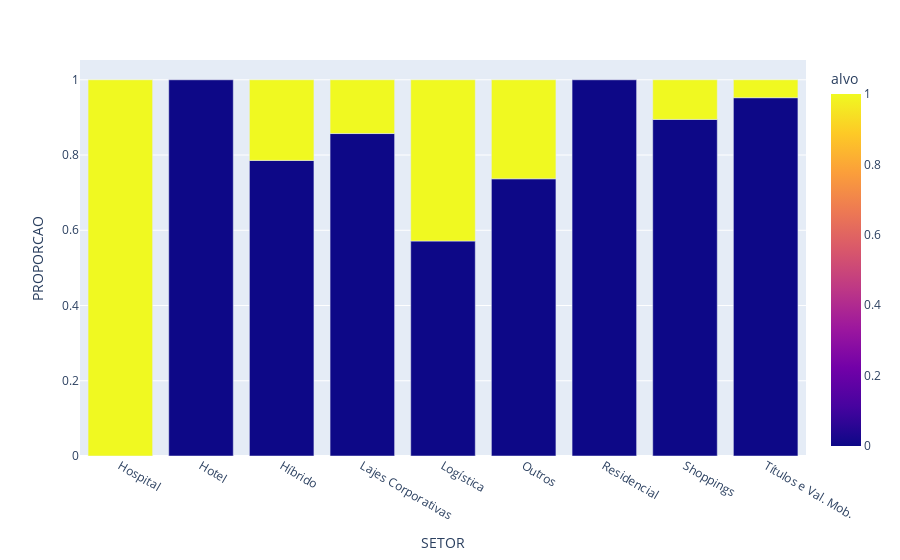

Notebook cell for this chart:
### Code cell
px.bar(results,x='SETOR',y='PROPORCAO',color="alvo",barmode='group')

### Figure 1 — Plotly figure (JSON) as saved in the notebook; plotly's stock layout.template omitted (floating-point values rounded to 4 significant figures)
{"data": [{"alignmentgroup": "True", "hovertemplate": "SETOR=%{x}<br>PROPORCAO=%{y}<br>alvo=%{marker.color}<extra></extra>", "legendgroup": "", "marker": {"color": [1, 0, 0, 1, 0, 1, 0, 1, 0, 1, 0, 0, 1, 0, 1], "coloraxis": "coloraxis"}, "name": "", "offsetgroup": "", "orientation": "v", "showlegend": false, "textposition": "auto", "type": "bar", "x": ["Hospital", "Hotel", "Híbrido", "Híbrido", "Lajes Corporativas", "Lajes Corporativas", "Logística", "Logística", "Outros", "Outros", "Residencial", "Shoppings", "Shoppings", "Títulos e Val. Mob.", "Títulos e Val. Mob."], "xaxis": "x", "y": [1, 1, 0.7857, 0.2143, 0.8571, 0.1429, 0.5714, 0.4286, 0.7368, 0.2632, 1, 0.8947, 0.1053, 0.9524, 0.04762], "yaxis": "y"}], "layout": {"barmode": "group", "coloraxis": {"colorbar": {"title": {"text": "alvo"}}, "colorscale": [[0, "#0d0887"], [0.1111, "#46039f"], [0.2222, "#7201a8"], [0.3333, "#9c179e"], [0.4444, "#bd3786"], [0.5556, "#d8576b"], [0.6667, "#ed7953"], [0.7778, "#fb9f3a"], [0.8889, "#fdca26"], [1, "#f0f921"]]}, "legend": {"tracegroupgap": 0}, "margin": {"t": 60}, "xaxis": {"anchor": "y", "domain": [0, 1], "title": {"text": "SETOR"}}, "yaxis": {"anchor": "x", "domain": [0, 1], "title": {"text": "PROPORCAO"}}}}
